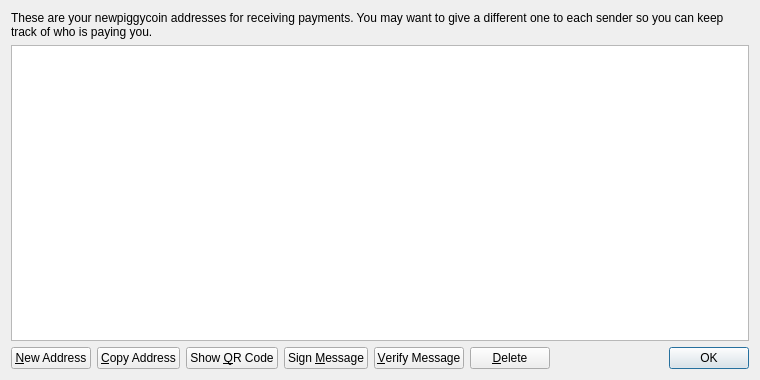
<?xml version="1.0" encoding="UTF-8"?>
<ui version="4.0">
 <class>AddressBookPage</class>
 <widget class="QWidget" name="AddressBookPage">
  <property name="geometry">
   <rect>
    <x>0</x>
    <y>0</y>
    <width>760</width>
    <height>380</height>
   </rect>
  </property>
  <property name="windowTitle">
   <string>Address Book</string>
  </property>
  <layout class="QVBoxLayout" name="verticalLayout">
   <item>
    <widget class="QLabel" name="labelExplanation">
     <property name="text">
      <string>These are your newpiggycoin addresses for receiving payments. You may want to give a different one to each sender so you can keep track of who is paying you.</string>
     </property>
     <property name="textFormat">
      <enum>Qt::PlainText</enum>
     </property>
     <property name="wordWrap">
      <bool>true</bool>
     </property>
    </widget>
   </item>
   <item>
    <widget class="QTableView" name="tableView">
     <property name="contextMenuPolicy">
      <enum>Qt::CustomContextMenu</enum>
     </property>
     <property name="toolTip">
      <string>Double-click to edit address or label</string>
     </property>
     <property name="tabKeyNavigation">
      <bool>false</bool>
     </property>
     <property name="alternatingRowColors">
      <bool>true</bool>
     </property>
     <property name="selectionMode">
      <enum>QAbstractItemView::SingleSelection</enum>
     </property>
     <property name="selectionBehavior">
      <enum>QAbstractItemView::SelectRows</enum>
     </property>
     <property name="sortingEnabled">
      <bool>true</bool>
     </property>
     <attribute name="verticalHeaderVisible">
      <bool>false</bool>
     </attribute>
    </widget>
   </item>
   <item>
    <layout class="QHBoxLayout" name="horizontalLayout">
     <item>
      <widget class="QPushButton" name="newAddressButton">
       <property name="toolTip">
        <string>Create a new address</string>
       </property>
       <property name="text">
        <string>&amp;New Address</string>
       </property>
       <property name="icon">
        <iconset resource="../bitcoin.qrc">
         <normaloff>:/icons/add</normaloff>:/icons/add</iconset>
       </property>
      </widget>
     </item>
     <item>
      <widget class="QPushButton" name="copyToClipboard">
       <property name="toolTip">
        <string>Copy the currently selected address to the system clipboard</string>
       </property>
       <property name="text">
        <string>&amp;Copy Address</string>
       </property>
       <property name="icon">
        <iconset resource="../bitcoin.qrc">
         <normaloff>:/icons/editcopy</normaloff>:/icons/editcopy</iconset>
       </property>
      </widget>
     </item>
     <item>
      <widget class="QPushButton" name="showQRCode">
       <property name="text">
        <string>Show &amp;QR Code</string>
       </property>
       <property name="icon">
        <iconset resource="../bitcoin.qrc">
         <normaloff>:/icons/qrcode</normaloff>:/icons/qrcode</iconset>
       </property>
      </widget>
     </item>
     <item>
      <widget class="QPushButton" name="signMessage">
       <property name="toolTip">
        <string>Sign a message to prove you own a newpiggycoin address</string>
       </property>
       <property name="text">
        <string>Sign &amp;Message</string>
       </property>
       <property name="icon">
        <iconset resource="../bitcoin.qrc">
         <normaloff>:/icons/edit</normaloff>:/icons/edit</iconset>
       </property>
      </widget>
     </item>
     <item>
      <widget class="QPushButton" name="verifyMessage">
       <property name="toolTip">
        <string>Verify a message to ensure it was signed with a specified newpiggycoin address</string>
       </property>
       <property name="text">
        <string>&amp;Verify Message</string>
       </property>
       <property name="icon">
        <iconset resource="../bitcoin.qrc">
         <normaloff>:/icons/transaction_0</normaloff>:/icons/transaction_0</iconset>
       </property>
      </widget>
     </item>
     <item>
      <widget class="QPushButton" name="deleteButton">
       <property name="toolTip">
        <string>Delete the currently selected address from the list</string>
       </property>
       <property name="text">
        <string>&amp;Delete</string>
       </property>
       <property name="icon">
        <iconset resource="../bitcoin.qrc">
         <normaloff>:/icons/remove</normaloff>:/icons/remove</iconset>
       </property>
      </widget>
     </item>
     <item>
      <spacer name="horizontalSpacer">
       <property name="orientation">
        <enum>Qt::Horizontal</enum>
       </property>
       <property name="sizeHint" stdset="0">
        <size>
         <width>40</width>
         <height>20</height>
        </size>
       </property>
      </spacer>
     </item>
     <item>
      <widget class="QDialogButtonBox" name="buttonBox">
       <property name="sizePolicy">
        <sizepolicy hsizetype="Maximum" vsizetype="Fixed">
         <horstretch>0</horstretch>
         <verstretch>0</verstretch>
        </sizepolicy>
       </property>
       <property name="standardButtons">
        <set>QDialogButtonBox::Ok</set>
       </property>
      </widget>
     </item>
    </layout>
   </item>
  </layout>
 </widget>
 <resources>
  <include location="../bitcoin.qrc"/>
 </resources>
 <connections/>
</ui>
